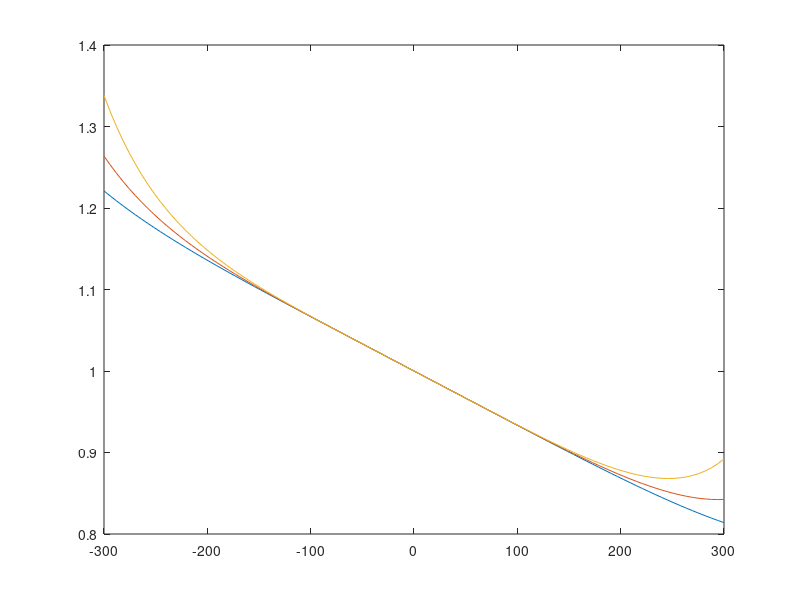

This chart was generated by the following MATLAB code:
% 2015-06-08 20:12:01.962718678 +0200
% Karl Kastner, Berlin

%% transverse profile of the streamwise velocity in a meander bend

% this is equation 2.69 in olesen (1987),
% who adapted it from Kalkwijk
% - his choice of q is to small for the wide bend in sanggau
% - fails to predict change of gradient with the Dean number (as computed by de Vriend)
%
% this does not change with H/R, does the author implicitely assume uniform flow? (infinitely long bend?)

% radius of curvature (from Sanggau bend)
Rc = 1500;	
% width (from Sanggau bend)
w = 600;
% depth (from Sanggau bend)
%h = 7;
H = linspace(5,12,3);

% acelleration by gravity
g = 9.81;
% Chezy (good guess)
C  = 50;
% spanwise coordinate
n  = linspace(-w/2,w/2,100);

% side wall adaptation factor, olesen chooses 2, but this is clearly too small,
% as he writes himself, q should depend on depth and width
%q = 2;
q = 6;
% some factor, explained more detailed in Kalkwijk
ksn = 0.4;
u = [];
for idx=1:length(H)
	h=H(idx);
	u(:,idx) = (1-n/Rc)./sqrt(1 - 2*q*ksn*C^2/g*(1/Rc)*(1/w)*sign(n).*h.^2.*(2*n/w).^(q-1));
end
plot(n,u);

